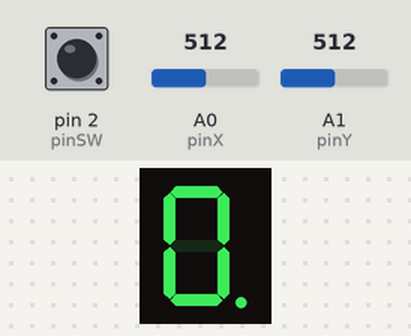
Bench run of a sketch on a simulated Arduino Uno, built with avr-gcc and run on an emulated ATmega328P. On the bench: 1-digit seven-segment display. Wiring (inferred from the names in the program): 1-digit 7-segment display, segments lit when LOW: segments pin 5, pin 6, pin 7, pin 8, pin 9, pin 10, pin 11, pin 4. The test bench sets the inputs (shaded band); at power-on: A1 (pinY) = 512, A0 (pinX) = 512, pin 2 (pinSW) HIGH. The segment pins are drawn as the display they are named for; what the sketch prints to the serial monitor is not drawn.

Above: at 0.9 s.
1.3 s: A1 (pinY) set to 390
At 1.7 s:
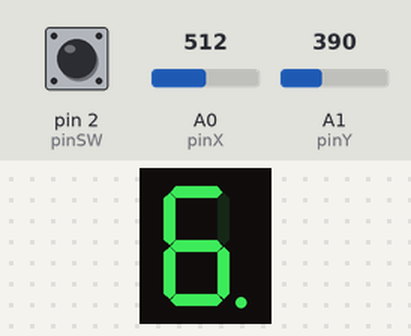
3.1 s: A0 (pinX) set to 590
4.6 s: A0 (pinX) set to 618
At 4.92 s:
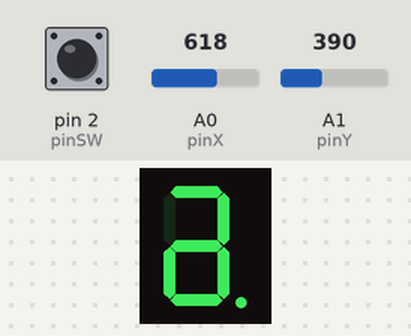
7.5 s: pin 2 (pinSW) pulled LOW for 0.15 s
Timing chart, 0 to 7.8 s (numbered marks = the images above; inputs shaded):
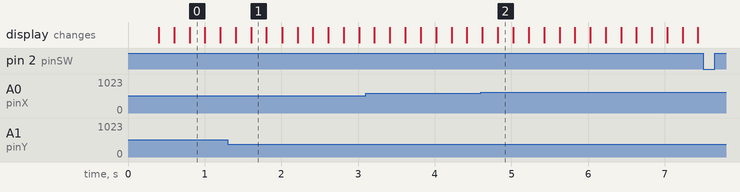

The sketch:

homework3.ino
```cpp
// joystick pins
const int pinSW = 2;
const int pinX = A0;
const int pinY = A1;


// segment pins
const int pinA = 4;
const int pinB = 5;
const int pinC = 6;
const int pinD = 7;
const int pinE = 8;
const int pinF = 9;
const int pinG = 10;
const int pinDP = 11;

// segments
const int segA = 0;
const int segB = 1;
const int segC = 2;
const int segD = 3;
const int segE = 4;
const int segF = 5;
const int segG = 6;
const int segDP = 7;

// joystick directions
const int UP = 0;
const int DOWN = 1;
const int LEFT = 2;
const int RIGHT = 3;

const int segSize = 8;

byte swState = HIGH;
byte lastSwState = HIGH;

int xValue = 0;
int yValue = 0;

byte savedState[8] = { 0, 0, 0, 0, 0, 0, 0, 0 };
byte displayedState[8];

bool joyMovedX = false;
bool joyMovedY = false;

int minThreshold = 400;
int maxThreshold = 600;

int currentSegment = segDP;

unsigned long currentMillis;
unsigned long previousMillis = 0;
unsigned long interval = 200;
unsigned long lastPressedMillis = 0;

int ledState = 1;
int editMode = 0;

const int resetPressDuration = 3000;

int segments[segSize] = {
  pinA, pinB, pinC, pinD, pinE, pinF, pinG, pinDP
};


byte digitMatrix[segSize][segSize] = {
  // a  b  c  d  e  f  g dp
  { 1, 0, 0, 0, 0, 0, 0, 0 },
  { 0, 1, 0, 0, 0, 0, 0, 0 },
  { 0, 0, 1, 0, 0, 0, 0, 0 },
  { 0, 0, 0, 1, 0, 0, 0, 0 },
  { 0, 0, 0, 0, 1, 0, 0, 0 },
  { 0, 0, 0, 0, 0, 1, 0, 0 },
  { 0, 0, 0, 0, 0, 0, 1, 0 },
  { 0, 0, 0, 0, 0, 0, 0, 1 }

};

int move(int currentSegment, int direction) {
  switch (currentSegment) {
    case segA:
      switch (direction) {
        case UP:
          break;
        case DOWN:
          currentSegment = segG;
          break;
        case LEFT:
          currentSegment = segF;
          break;
        case RIGHT:
          currentSegment = segB;
          break;
      }
      break;
    case segB:
      switch (direction) {
        case UP:
          currentSegment = segA;
          break;
        case DOWN:
          currentSegment = segG;
          break;
        case LEFT:
          currentSegment = segF;
          break;
        case RIGHT:
          break;
      }
      break;
    case segC:
      switch (direction) {
        case UP:
          currentSegment = segG;
          break;
        case DOWN:
          currentSegment = segD;
          break;
        case LEFT:
          currentSegment = segE;
          break;
        case RIGHT:
          currentSegment = segDP;
          break;
      }
      break;
    case segD:
      switch (direction) {
        case UP:
          currentSegment = segG;
          break;
        case DOWN:
          break;
        case LEFT:
          currentSegment = segE;
          break;
        case RIGHT:
          currentSegment = segC;
          break;
      }
      break;
    case segE:
      switch (direction) {
        case UP:
          currentSegment = segG;
          break;
        case DOWN:
          currentSegment = segD;
          break;
        case LEFT:
          break;
        case RIGHT:
          currentSegment = segC;
          break;
      }
      break;
    case segF:
      switch (direction) {
        case UP:
          currentSegment = segA;
          break;
        case DOWN:
          currentSegment = segG;
          break;
        case LEFT:
          break;
        case RIGHT:
          currentSegment = segB;
          break;
      }
      break;
    case segG:
      switch (direction) {
        case UP:
          currentSegment = segA;
          break;
        case DOWN:
          currentSegment = segD;
          break;
        case LEFT:
          break;
        case RIGHT:
          break;
      }
      break;
    case segDP:
      switch (direction) {
        case UP:
          break;
        case DOWN:
          break;
        case LEFT:
          currentSegment = segC;
          break;
        case RIGHT:
          break;
      }
      break;
  }
  return currentSegment;
}

// Displays a state given by an array of states of each segment
void displayState(byte state[]) {
  for (int i = 0; i < segSize; i++) {
    digitalWrite(segments[i], state[i]);
  }
}

void setup() {
  // initialize all the pins
  for (int i = 0; i < segSize; i++) {
    pinMode(segments[i], OUTPUT);
  }
  pinMode(pinSW, INPUT_PULLUP);

  Serial.begin(9600);
}


void loop() {

  xValue = analogRead(pinX);
  yValue = analogRead(pinY);
  swState = digitalRead(pinSW);

  if (editMode) {
    // The X axis is used for changing segment values in stage 2
    if (xValue < minThreshold && joyMovedX == false) {
      savedState[currentSegment] = LOW;
      joyMovedX = true;
    }
    if (xValue > maxThreshold && joyMovedX == false) {
      savedState[currentSegment] = HIGH;
      joyMovedX = true;
    }
    if (xValue > minThreshold && xValue < maxThreshold) {
      joyMovedX = false;
    }
    displayState(savedState);
  } else {

    if (xValue < minThreshold && joyMovedX == false) {
      currentSegment = move(currentSegment, DOWN);
      joyMovedX = true;
    }
    if (xValue > maxThreshold && joyMovedX == false) {
      currentSegment = move(currentSegment, UP);
      joyMovedX = true;
    }
    if (xValue > minThreshold && xValue < maxThreshold) {
      joyMovedX = false;
    }

    if (yValue < minThreshold && joyMovedY == false) {
      currentSegment = move(currentSegment, LEFT);
      joyMovedY = true;
    }
    if (yValue > maxThreshold && joyMovedY == false) {
      currentSegment = move(currentSegment, RIGHT);
      joyMovedY = true;
    }
    if (yValue > minThreshold && yValue < maxThreshold) {
      joyMovedY = false;
    }

    /*
    A temporary array displayedState is used to copy the contents from savedState
    and modify the value of the current segment because it should blink regardless of the saved state
    */
    currentMillis = millis();

    if (currentMillis - previousMillis >= interval) {

      previousMillis = currentMillis;

      ledState = !ledState;

      for (int i = 0; i < segSize; i++)
        displayedState[i] = savedState[i];
      if (ledState)
        displayedState[currentSegment] = HIGH;
      else
        displayedState[currentSegment] = LOW;
      displayState(displayedState);
    }
  }

  /*
  Checks if the button was pressed for at least resetPressDuration milliseconds
  and it wasn't pressed during stage 2
  */
  currentMillis = millis();

  if (swState == HIGH) {
    lastPressedMillis = currentMillis;
  }
  if (currentMillis - lastPressedMillis >= resetPressDuration && editMode) {
    //Reset everything
    editMode = 0;
    currentSegment = segDP;
    for (int i = 0; i < segSize; i++)
      savedState[i] = LOW;
  }

  if (swState != lastSwState) {
    if (swState == LOW) {
      editMode = !editMode;
    }
  }

  lastSwState = swState;

  Serial.println(swState);
}
```

Measured:
- the behaviour switches between 600 and 601 on A0 (pinX) (found by bisection; images 1 and 2)
- after the input at 1.3 s, the display: first differs from a run without the input after 0.31 s (image 1)
- after the input at 4.6 s, the display: first differs from a run without the input after 0.22 s (image 2)
